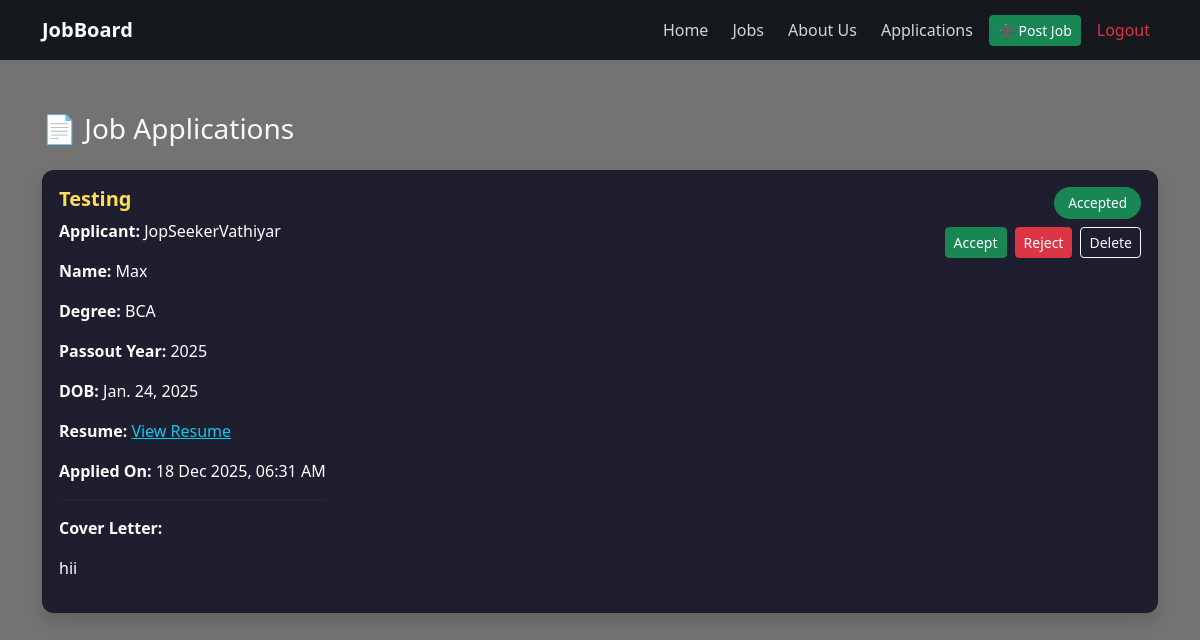
The page /employer/applications/ (signed in) on the database its author committed.
### jobs/models.py (models this page shows, shortened)
class JobApplication(models.Model):
    job = models.ForeignKey(Job, on_delete=models.CASCADE)
    applicant = models.ForeignKey(Profile, on_delete=models.CASCADE)
    name = models.CharField(max_length=100)
    degree = models.CharField(max_length=100)
    passout_year = models.IntegerField()
    dob = models.DateField()
    resume_link = models.URLField(blank=True)  # ✅ LINK INSTEAD OF FILE
    cover_letter = models.TextField()
    STATUS_CHOICES = [
        ('pending', 'Pending'),
        ('accepted', 'Accepted'),
        ('rejected', 'Rejected'),
    ]
    status = models.CharField(max_length=10, choices=STATUS_CHOICES, default='pending')
    applied_at = models.DateTimeField(auto_now_add=True)

class Job(models.Model):
    EMPLOYMENT_TYPE = (
        ('fulltime', 'Full Time'),
        ('parttime', 'Part Time'),
        ('internship', 'Internship'),
    )
    CATEGORY_CHOICES = (
        ('Software Development', 'Software Development'),
        ('Data & Analytics', 'Data & Analytics'),
        ('Design & UI', 'Design & UI'),
        ('Marketing', 'Marketing'),
        ('Sales', 'Sales'),
        ('Customer Support', 'Customer Support'),
    )
    employer = models.ForeignKey(User, on_delete=models.CASCADE)
    title = models.CharField(max_length=100)
    description = models.TextField()
    location = models.CharField(max_length=100)
    employment_type = models.CharField(max_length=20, choices=EMPLOYMENT_TYPE)
    category = models.CharField(max_length=50, choices=CATEGORY_CHOICES)
    created_at = models.DateTimeField(auto_now_add=True)

### accounts/models.py (models this page shows, shortened)
class Profile(models.Model):
    ROLE_CHOICES = (
        ('jobseeker', 'Job Seeker'),
        ('employer', 'Employer'),
    )
    user = models.OneToOneField(User, on_delete=models.CASCADE)
    role = models.CharField(max_length=20, choices=ROLE_CHOICES)

### jobs/views.py (the view, shortened to what this page needs)
# urls.py: path('employer/applications/', employer_applications, name='employer_applications'),
@login_required
def employer_applications(request):
    if request.user.profile.role != 'employer':
        return redirect('job_list')
    applications = JobApplication.objects.filter(
        job__employer=request.user
    ).order_by('-applied_at')
    return render(request, 'jobs/employer_applications.html', {
        'applications': applications
    })

### jobs/templates/jobs/employer_applications.html (shortened to what this page needs)
{% extends 'base.html' %}
{% block content %}
<div class="container mt-5">
    <h3 class="mb-4 text-light">📄 Job Applications</h3>
    {% for app in applications %}
    <div class="card mb-4 shadow application-card">
        <div class="card-body d-flex justify-content-between align-items-start flex-wrap">
            <div class="application-left">
                <h5 class="job-title">{{ app.job.title }}</h5>
                <p><strong>Applicant:</strong> {{ app.applicant.user.username }}</p>
                <p><strong>Name:</strong> {{ app.name }}</p>
                <p><strong>Degree:</strong> {{ app.degree }}</p>
                <p><strong>Passout Year:</strong> {{ app.passout_year }}</p>
                <p><strong>DOB:</strong> {{ app.dob }}</p>
                {% if app.resume_link %}
<p>
    <strong>Resume:</strong>
    <a href="{{ app.resume_link }}" target="_blank" class="text-info">
        View Resume
    </a>
</p>
{% else %}
<p><strong>Resume:</strong> Not provided</p>
{% endif %}
                <p><strong>Applied On:</strong> {{ app.applied_at|date:"d M Y, h:i A" }}</p>
                <hr style="border-color:#444;">
                <p><strong>Cover Letter:</strong></p>
                <p style="color:#ccc; font-size:0.95rem;">{{ app.cover_letter|linebreaks }}</p>
            </div>
            <div class="application-right d-flex flex-column align-items-end gap-2">
                <span class="status-badge status-{{ app.status }}">{{ app.get_status_display }}</span>
                <form method="POST" class="d-flex gap-2">
                    <button type="submit" name="action" value="accept" class="btn btn-success btn-sm">Accept</button>
                    <button type="submit" name="action" value="reject" class="btn btn-danger btn-sm">Reject</button>
                    <button type="submit" name="action" value="delete" class="btn btn-outline-light btn-sm" onclick="return confirm('Are you sure?');">Delete</button>
                </form>
            </div>
        </div>
    </div>
    {% empty %}
        <div class="alert alert-warning text-center" style="background-color:#2c2c3e; color:#fff; border:none;">
            No applications received yet.
        </div>
    {% endfor %}
</div>
{% endblock %}

### jobs/templates/base.html (style rules this page uses)
html, body { margin: 0; padding: 0; overflow-x: hidden; }
body { background-image: url('https://img.freepik.com/premium-photo/magnifying-glass-focused-job-text_143683-11517.jpg'); background-size: cover; background-position: center; background-repeat: no-repeat; }

### jobs/templates/jobs/employer_applications.html (style rules this page uses)
.application-card { background: #1e1e2f; color: #fff; border-radius: 12px; transition: all 0.3s ease; }
.job-title { color:#ffdd57; font-weight:600; }
.status-badge { padding: 6px 14px; border-radius: 20px; font-weight: 500; font-size:0.85rem; color:#fff; }
.status-accepted { background:#198754; }
.application-left { max-width:70%; }
.application-right { display:flex; flex-direction:column; align-items:flex-end; gap:5px; }
button { transition: all 0.25s ease; }

### rows shown on the page
JobApplication: job "Testing", applicant.user.username "JopSeekerVathiyar", name "Max", degree "BCA", passout_year "2025", dob "Jan. 24, 2025", applied_at "18 Dec 2025, 06:31 AM", cover_letter "hii", status "Accepted"
